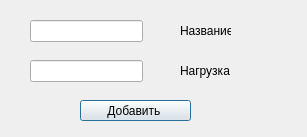
<?xml version="1.0" encoding="UTF-8"?>
<ui version="4.0">
 <class>DlgAddCtg</class>
 <widget class="QDialog" name="DlgAddCtg">
  <property name="geometry">
   <rect>
    <x>0</x>
    <y>0</y>
    <width>307</width>
    <height>137</height>
   </rect>
  </property>
  <property name="windowTitle">
   <string>Добавить категорию</string>
  </property>
  <widget class="QPushButton" name="btnAddCtg">
   <property name="geometry">
    <rect>
     <x>80</x>
     <y>100</y>
     <width>111</width>
     <height>21</height>
    </rect>
   </property>
   <property name="text">
    <string>Добавить </string>
   </property>
  </widget>
  <widget class="QLabel" name="label">
   <property name="geometry">
    <rect>
     <x>180</x>
     <y>20</y>
     <width>51</width>
     <height>21</height>
    </rect>
   </property>
   <property name="text">
    <string>Название</string>
   </property>
  </widget>
  <widget class="QLineEdit" name="inpName">
   <property name="geometry">
    <rect>
     <x>30</x>
     <y>20</y>
     <width>113</width>
     <height>22</height>
    </rect>
   </property>
  </widget>
  <widget class="QLineEdit" name="inpDrb">
   <property name="geometry">
    <rect>
     <x>30</x>
     <y>60</y>
     <width>113</width>
     <height>22</height>
    </rect>
   </property>
   <property name="text">
    <string/>
   </property>
  </widget>
  <widget class="QLabel" name="label_2">
   <property name="geometry">
    <rect>
     <x>180</x>
     <y>60</y>
     <width>51</width>
     <height>21</height>
    </rect>
   </property>
   <property name="text">
    <string>Нагрузка</string>
   </property>
  </widget>
 </widget>
 <resources/>
 <connections/>
</ui>
